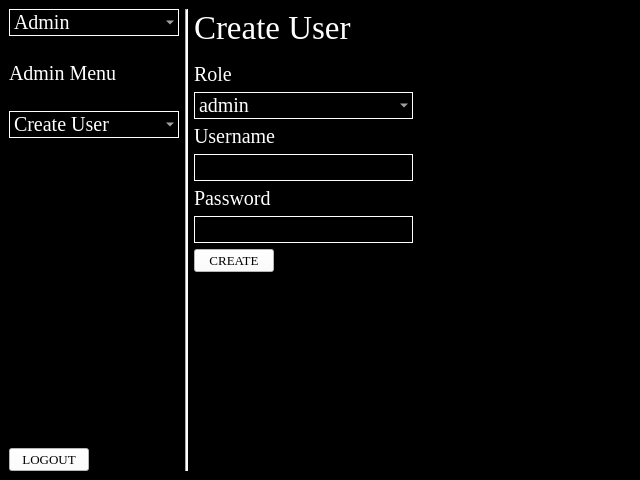
<?xml version="1.0" encoding="UTF-8"?>
<ui version="4.0">
 <class>MainWindow</class>
 <widget class="QMainWindow" name="MainWindow">
  <property name="geometry">
   <rect>
    <x>0</x>
    <y>0</y>
    <width>640</width>
    <height>480</height>
   </rect>
  </property>
  <property name="windowTitle">
   <string>MainWindow</string>
  </property>
  <widget class="QWidget" name="centralwidget">
   <property name="styleSheet">
    <string notr="true">background-color: rgb(0, 0, 0);</string>
   </property>
   <layout class="QGridLayout" name="gridLayout">
    <item row="0" column="2">
     <layout class="QVBoxLayout" name="verticalLayout_2">
      <item>
       <layout class="QVBoxLayout" name="verticalLayout_4">
        <item>
         <widget class="QLabel" name="titleText">
          <property name="font">
           <font>
            <family>Times New Roman</family>
            <pointsize>25</pointsize>
           </font>
          </property>
          <property name="styleSheet">
           <string notr="true">color: rgb(255, 255, 255);</string>
          </property>
          <property name="text">
           <string>Create User</string>
          </property>
         </widget>
        </item>
        <item>
         <spacer name="verticalSpacer">
          <property name="orientation">
           <enum>Qt::Orientation::Vertical</enum>
          </property>
          <property name="sizeType">
           <enum>QSizePolicy::Policy::Minimum</enum>
          </property>
          <property name="sizeHint" stdset="0">
           <size>
            <width>20</width>
            <height>10</height>
           </size>
          </property>
         </spacer>
        </item>
        <item>
         <layout class="QVBoxLayout" name="verticalLayout_5">
          <item>
           <widget class="QLabel" name="roleText">
            <property name="font">
             <font>
              <family>Times New Roman</family>
              <pointsize>15</pointsize>
             </font>
            </property>
            <property name="styleSheet">
             <string notr="true">color: rgb(255, 255, 255);</string>
            </property>
            <property name="text">
             <string>Role</string>
            </property>
           </widget>
          </item>
          <item>
           <widget class="QComboBox" name="roleInput">
            <property name="font">
             <font>
              <family>Times New Roman</family>
              <pointsize>15</pointsize>
             </font>
            </property>
            <property name="styleSheet">
             <string notr="true">QComboBox {
    color: white;
    background-color: black;
    border: 1px solid white; 
}

QComboBox QAbstractItemView {
    color: white;
    background-color: black;
    border: 1px solid white; 
}
</string>
            </property>
            <item>
             <property name="text">
              <string>admin</string>
             </property>
            </item>
            <item>
             <property name="text">
              <string>user</string>
             </property>
            </item>
           </widget>
          </item>
          <item>
           <widget class="QLabel" name="usernameText">
            <property name="font">
             <font>
              <family>Times New Roman</family>
              <pointsize>15</pointsize>
             </font>
            </property>
            <property name="styleSheet">
             <string notr="true">color: rgb(255, 255, 255);</string>
            </property>
            <property name="text">
             <string>Username</string>
            </property>
           </widget>
          </item>
          <item>
           <widget class="QLineEdit" name="usernameInput">
            <property name="font">
             <font>
              <family>Times New Roman</family>
              <pointsize>15</pointsize>
             </font>
            </property>
            <property name="styleSheet">
             <string notr="true">QLineEdit {
    color: white;
    background-color: black;
    border: 1px solid white; 
}
</string>
            </property>
           </widget>
          </item>
          <item>
           <widget class="QLabel" name="label">
            <property name="font">
             <font>
              <family>Times New Roman</family>
              <pointsize>15</pointsize>
             </font>
            </property>
            <property name="styleSheet">
             <string notr="true">color: rgb(255, 255, 255);</string>
            </property>
            <property name="text">
             <string>Password</string>
            </property>
           </widget>
          </item>
          <item>
           <widget class="QLineEdit" name="passwordInput">
            <property name="font">
             <font>
              <family>Times New Roman</family>
              <pointsize>15</pointsize>
             </font>
            </property>
            <property name="styleSheet">
             <string notr="true">QLineEdit {
    color: white;
    background-color: black;
    border: 1px solid white; 
}
</string>
            </property>
           </widget>
          </item>
         </layout>
        </item>
        <item alignment="Qt::AlignmentFlag::AlignLeft">
         <widget class="QPushButton" name="createButton">
          <property name="font">
           <font>
            <family>Times New Roman</family>
            <pointsize>10</pointsize>
           </font>
          </property>
          <property name="styleSheet">
           <string notr="true">background-color: rgb(255, 255, 255);</string>
          </property>
          <property name="text">
           <string>CREATE</string>
          </property>
         </widget>
        </item>
       </layout>
      </item>
      <item>
       <spacer name="verticalSpacer_6">
        <property name="orientation">
         <enum>Qt::Orientation::Vertical</enum>
        </property>
        <property name="sizeType">
         <enum>QSizePolicy::Policy::Expanding</enum>
        </property>
        <property name="sizeHint" stdset="0">
         <size>
          <width>20</width>
          <height>10</height>
         </size>
        </property>
       </spacer>
      </item>
     </layout>
    </item>
    <item row="0" column="1">
     <widget class="Line" name="line">
      <property name="styleSheet">
       <string notr="true">background-color: rgb(255, 255, 255);</string>
      </property>
      <property name="orientation">
       <enum>Qt::Orientation::Vertical</enum>
      </property>
     </widget>
    </item>
    <item row="0" column="0">
     <layout class="QVBoxLayout" name="verticalLayout">
      <item>
       <layout class="QVBoxLayout" name="verticalLayout_3">
        <item>
         <widget class="QComboBox" name="comboBox">
          <property name="font">
           <font>
            <family>Times New Roman</family>
            <pointsize>15</pointsize>
           </font>
          </property>
          <property name="styleSheet">
           <string notr="true">QComboBox {
    color: white;
    background-color: black;
    border: 1px solid white; 
	width: 150px;
}

QComboBox QAbstractItemView {
    color: white;
    background-color: black;
    border: 1px solid white; 
}
</string>
          </property>
          <item>
           <property name="text">
            <string>Admin</string>
           </property>
          </item>
          <item>
           <property name="text">
            <string>Main</string>
           </property>
          </item>
          <item>
           <property name="text">
            <string>Detect</string>
           </property>
          </item>
          <item>
           <property name="text">
            <string>Label</string>
           </property>
          </item>
          <item>
           <property name="text">
            <string>Train</string>
           </property>
          </item>
          <item>
           <property name="text">
            <string>Report</string>
           </property>
          </item>
         </widget>
        </item>
        <item>
         <spacer name="verticalSpacer_4">
          <property name="orientation">
           <enum>Qt::Orientation::Vertical</enum>
          </property>
          <property name="sizeType">
           <enum>QSizePolicy::Policy::Minimum</enum>
          </property>
          <property name="sizeHint" stdset="0">
           <size>
            <width>20</width>
            <height>20</height>
           </size>
          </property>
         </spacer>
        </item>
        <item>
         <widget class="QLabel" name="label_2">
          <property name="font">
           <font>
            <family>Times New Roman</family>
            <pointsize>15</pointsize>
           </font>
          </property>
          <property name="styleSheet">
           <string notr="true">color: rgb(255, 255, 255);</string>
          </property>
          <property name="text">
           <string>Admin Menu</string>
          </property>
         </widget>
        </item>
        <item>
         <spacer name="verticalSpacer_3">
          <property name="orientation">
           <enum>Qt::Orientation::Vertical</enum>
          </property>
          <property name="sizeType">
           <enum>QSizePolicy::Policy::Minimum</enum>
          </property>
          <property name="sizeHint" stdset="0">
           <size>
            <width>20</width>
            <height>20</height>
           </size>
          </property>
         </spacer>
        </item>
        <item>
         <widget class="QComboBox" name="menu">
          <property name="font">
           <font>
            <family>Times New Roman</family>
            <pointsize>15</pointsize>
           </font>
          </property>
          <property name="styleSheet">
           <string notr="true">QComboBox {
    color: white;
    background-color: black;
    border: 1px solid white; 
}

QComboBox QAbstractItemView {
    color: white;
    background-color: black;
    border: 1px solid white; 
}
</string>
          </property>
          <item>
           <property name="text">
            <string>Create User</string>
           </property>
          </item>
          <item>
           <property name="text">
            <string>Delete User</string>
           </property>
          </item>
          <item>
           <property name="text">
            <string>Change Password</string>
           </property>
          </item>
         </widget>
        </item>
       </layout>
      </item>
      <item>
       <spacer name="verticalSpacer_2">
        <property name="orientation">
         <enum>Qt::Orientation::Vertical</enum>
        </property>
        <property name="sizeHint" stdset="0">
         <size>
          <width>20</width>
          <height>40</height>
         </size>
        </property>
       </spacer>
      </item>
      <item alignment="Qt::AlignmentFlag::AlignLeft|Qt::AlignmentFlag::AlignBottom">
       <widget class="QPushButton" name="logoutButton">
        <property name="font">
         <font>
          <family>Times New Roman</family>
          <pointsize>10</pointsize>
         </font>
        </property>
        <property name="styleSheet">
         <string notr="true">background-color: rgb(255, 255, 255);</string>
        </property>
        <property name="text">
         <string>LOGOUT</string>
        </property>
       </widget>
      </item>
     </layout>
    </item>
    <item row="0" column="3">
     <spacer name="horizontalSpacer">
      <property name="orientation">
       <enum>Qt::Orientation::Horizontal</enum>
      </property>
      <property name="sizeHint" stdset="0">
       <size>
        <width>40</width>
        <height>20</height>
       </size>
      </property>
     </spacer>
    </item>
   </layout>
  </widget>
 </widget>
 <resources/>
 <connections/>
</ui>
